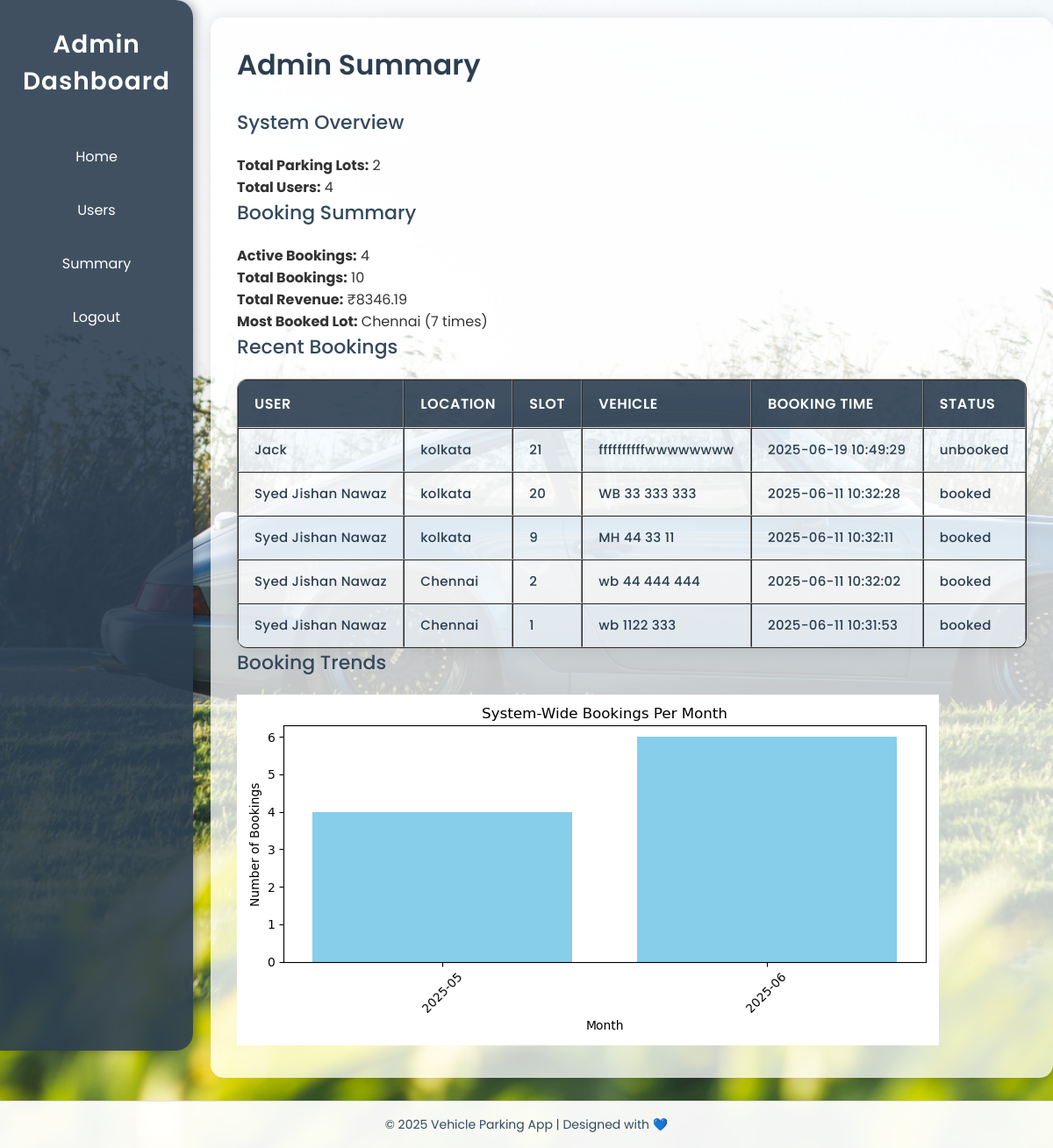
The app's page /admin-summery (signed in) with its own data.
### tables this page shows
CREATE TABLE parking_bookings (
            id INTEGER PRIMARY KEY AUTOINCREMENT,
            slot_id INTEGER NOT NULL,
            lot_id INTEGER NOT NULL,
            user_id INTEGER NOT NULL,
            vehicle_number TEXT NOT NULL,
            location_name TEXT,
            status TEXT NOT NULL DEFAULT 'booked',
            booking_time TIMESTAMP DEFAULT (datetime('now', '+5 hours', '30 minutes')),
            unbooking_time TIMESTAMP,
            total_cost REAL,
            FOREIGN KEY (slot_id) REFERENCES parking_slots(id),
            FOREIGN KEY (lot_id) REFERENCES parking_lots(id),
            FOREIGN KEY (user_id) REFERENCES users(id)
        );

CREATE TABLE users (
            id INTEGER PRIMARY KEY AUTOINCREMENT,
            email TEXT NOT NULL,
            username TEXT NOT NULL,
            password TEXT NOT NULL,
            fullname TEXT NOT NULL,
            address TEXT NOT NULL,
            pincode TEXT NOT NULL,
            slot_id INTEGER
        );

CREATE TABLE parking_slots (
            id INTEGER PRIMARY KEY AUTOINCREMENT,
            parking_lot_id INTEGER NOT NULL,
            slot_number INTEGER NOT NULL,
            status TEXT NOT NULL DEFAULT 'available',
            FOREIGN KEY (parking_lot_id) REFERENCES parking_lots(id)
        );

### app.py (the view)
@app.route('/admin-summery')
def admin_summery():
    if 'admin_id' not in session:
        return redirect(url_for('admin_login'))
    conn = get_db()
    try:
        total_parking_lots = conn.execute('SELECT COUNT(*) as count FROM parking_lots').fetchone()['count']
        total_users = conn.execute('SELECT COUNT(*) as count FROM users').fetchone()['count']
        active_bookings = conn.execute('''
            SELECT * FROM parking_bookings
            WHERE status = 'booked'
        ''').fetchall()
        total_bookings = conn.execute('SELECT COUNT(*) as count FROM parking_bookings').fetchone()['count']
        total_revenue = conn.execute('''
            SELECT SUM(total_cost) as total
            FROM parking_bookings
            WHERE total_cost IS NOT NULL
        ''').fetchone()['total'] or 0.0
        most_booked = conn.execute('''
            SELECT pb.location_name, COUNT(*) as count
            FROM parking_bookings pb
            GROUP BY pb.location_name
            ORDER BY count DESC
            LIMIT 1
        ''').fetchone()
        most_booked_lot = most_booked['location_name'] if most_booked else "None"
        most_booked_count = most_booked['count'] if most_booked else 0
        recent_bookings = conn.execute('''
            SELECT pb.id, pb.location_name, ps.slot_number, pb.vehicle_number,
                   strftime('%Y-%m-%d %H:%M:%S', pb.booking_time) AS booking_time,
                   pb.status, u.fullname
            FROM parking_bookings pb
            JOIN parking_slots ps ON pb.slot_id = ps.id
            JOIN users u ON pb.user_id = u.id
            ORDER BY pb.booking_time DESC
            LIMIT 5
        ''').fetchall()
        chart_path = None
        if plt is not None:
            try:
                bookings_per_month = conn.execute('''
                    SELECT strftime('%Y-%m', booking_time) as month, COUNT(*) as count
                    FROM parking_bookings
                    GROUP BY month
                    ORDER BY month
                ''').fetchall()
                if bookings_per_month:  # Only generate chart if there is data
                    months = [row['month'] for row in bookings_per_month]
                    counts = [row['count'] for row in bookings_per_month]
                    plt.figure(figsize=(8, 4))
                    plt.bar(months, counts, color='skyblue')
                    plt.title('System-Wide Bookings Per Month')
                    plt.xlabel('Month')
                    plt.ylabel('Number of Bookings')
                    plt.xticks(rotation=45)
                    plt.tight_layout()
                    chart_path = 'static/charts/admin_bookings.png'
                    os.makedirs(os.path.dirname(chart_path), exist_ok=True)
                    plt.savefig(chart_path)
                    plt.close()
                    logger.info(f"Chart generated and saved to {chart_path}")
                else:
                    logger.info("No booking data available for chart generation")
            except Exception as e:
                logger.error(f"Error generating chart: {e}")
                chart_path = None
        else:
            logger.info("Skipping chart generation due to missing Matplotlib")
        return render_template('admin-summery.html',
                            total_parking_lots=total_parking_lots,
                            total_users=total_users,
                            active_bookings=active_bookings,
                            total_bookings=total_bookings,
                            total_revenue=total_revenue,
                            most_booked_lot=most_booked_lot,
                            most_booked_count=most_booked_count,
                            recent_bookings=recent_bookings,
                            chart_path=chart_path)
    except DatabaseError as e:
        logger.error(f"Database error in admin_summery: {e}")
        return "Error fetching summary data", 500

### app.py (called while the page is built)
def get_db():
    if 'db' not in g:
        logger.info("Opening database connection for request")
        g.db = database.get_db_connection()
    return g.db

### database.py (called while the page is built)
def get_db_connection():
    conn = sqlite3.connect('parking_app.db')
    conn.row_factory = sqlite3.Row
    return conn

### templates/admin-summery.html (shortened to what this page needs)
<!DOCTYPE html>
<html lang="en">
<head>
  <link href="{{ url_for('static', filename='css/admin-summery.css') }}" rel="stylesheet">
</head>
<body>
  <div class="user-summary">
    <div class="sidebar">
      <h2>Admin Dashboard</h2>
      <a href="{{ url_for('admin_dashboard') }}">Home</a>
      <a href="{{ url_for('admin_users') }}">Users</a>
      <a href="{{ url_for('admin_summery') }}">Summary</a>
      <a href="{{ url_for('admin_login') }}">Logout</a>
    </div>
    <div class="main-content">
      <h1>Admin Summary</h1>
      <div class="profile-overview">
        <h2>System Overview</h2>
        <p><strong>Total Parking Lots:</strong> {{ total_parking_lots }}</p>
        <p><strong>Total Users:</strong> {{ total_users }}</p>
      </div>
      <div class="booking-summary">
        <h2>Booking Summary</h2>
        <p><strong>Active Bookings:</strong> {{ active_bookings | length }}</p>
        <p><strong>Total Bookings:</strong> {{ total_bookings }}</p>
        <p><strong>Total Revenue:</strong> ₹{{ "%.2f" | format(total_revenue) }}</p>
        <p><strong>Most Booked Lot:</strong> {{ most_booked_lot }} ({{ most_booked_count }} times)</p>
      </div>
      <div class="recent-bookings">
        <h2>Recent Bookings</h2>
        <table border="1">
          <tr>
            <th>User</th>
            <th>Location</th>
            <th>Slot</th>
            <th>Vehicle</th>
            <th>Booking Time</th>
            <th>Status</th>
          </tr>
          {% for booking in recent_bookings %}
          <tr>
            <td>{{ booking.fullname }}</td>
            <td>{{ booking.location_name }}</td>
            <td>{{ booking.slot_number }}</td>
            <td>{{ booking.vehicle_number }}</td>
            <td>{{ booking.booking_time }}</td>
            <td>{{ booking.status }}</td>
          </tr>
          {% endfor %}
        </table>
      </div>
      {% if chart_path %}
      <div class="booking-chart">
        <h2>Booking Trends</h2>
        <img src="{{ url_for('static', filename=chart_path.split('static/')[1]) }}" alt="Bookings per Month" style="max-width: 100%;">
      </div>
      {% endif %}
    </div>
  </div>
  <div class="footer">
    © 2025 Vehicle Parking App | Designed with 💙
  </div>
</body>
</html>

### static/css/admin-summery.css (style rules this page uses)
* { box-sizing: border-box; margin: 0; padding: 0; }
html, body { font-family: 'Poppins', sans-serif; background: url("/static/proj_10.jpg") no-repeat center center fixed; background-size: cover; display: flex; flex-direction: column; height: 100vh; color: #333; overflow: auto; }
.sidebar { width: 220px; background-color: rgba(45, 62, 80, 0.9); color: #fff; padding: 30px 20px; border-top-right-radius: 20px; border-bottom-right-radius: 20px; box-shadow: 3px 0 12px rgba(0, 0, 0, 0.3); position: fixed; height: 91.5%; top: 0; left: 0; z-index: 1000; display: flex; flex-direction: column; align-items: flex-start; }
.sidebar h2 { font-size: 28px; margin-bottom: 40px; font-weight: 600; text-align: center; color: #ffffff; letter-spacing: 1px; }
.sidebar a { color: #fff; text-decoration: none; padding: 12px 18px; border-radius: 10px; width: 100%; text-align: center; margin-bottom: 12px; transition: background 0.3s ease, transform 0.2s ease; }
.main-content { flex: 1; margin-left: 240px; padding: 30px; margin-top: 20px; background-color: rgba(255, 255, 255, 0.75); border-radius: 15px; box-shadow: 0 4px 20px rgba(0, 0, 0, 0.15); overflow-y: auto; max-height: calc(100vh - 100px); height: calc(100vh - 100px); animation: fadeInUp 0.4s ease-in-out; }
.main-content h1 { font-size: 32px; color: #2c3e50; font-weight: 600; margin-bottom: 25px; }
.main-content h2 { font-size: 22px; color: #34495e; font-weight: 500; margin-bottom: 20px; }
table { width: 100%; border-collapse: separate; border-spacing: 0; margin-top: 20px; border-radius: 12px; overflow: hidden; box-shadow: 0 4px 16px rgba(0, 0, 0, 0.08); font-size: 15px; table-layout: auto; }
table th { background-color: rgba(44, 62, 80, 0.9); color: #ffffff; font-size: 16px; font-weight: 600; text-align: left; padding: 14px 18px; letter-spacing: 0.5px; text-transform: uppercase; border-bottom: 1px solid #ddd; white-space: nowrap; }
table td { background-color: rgba(255, 255, 255, 0.7); color: #2c3e50; font-size: 15px; font-weight: 500; padding: 12px 18px; letter-spacing: 0.3px; line-height: 1.6; vertical-align: middle; border-bottom: 1px solid rgba(0, 0, 0, 0.05); text-align: left; word-wrap: break-word; }
table tr:nth-child(even) td { background-color: rgba(240, 248, 255, 0.6); }
a { color: #2980b9; text-decoration: none; transition: color 0.3s ease; }
.footer { position: fixed; bottom: 0; left: 0; width: 100%; background-color: rgba(255, 255, 255, 0.95); padding: 16px; font-size: 14px; color: #34495e; text-align: center; border-top: 1px solid #ddd; z-index: 999; }

### records on screen
parking_bookings: fullname "Jack", location_name "kolkata", slot_number "21", vehicle_number "ffffffffffwwwwwwww", booking_time "2025-06-19 10:49:29", status "unbooked"
parking_bookings: fullname "Syed Jishan Nawaz", location_name "kolkata", slot_number "20", vehicle_number "WB 33 333 333", booking_time "2025-06-11 10:32:28", status "booked"
parking_bookings: fullname "Syed Jishan Nawaz", location_name "kolkata", slot_number "9", vehicle_number "MH 44 33 11", booking_time "2025-06-11 10:32:11", status "booked"
parking_bookings: fullname "Syed Jishan Nawaz", location_name "Chennai", slot_number "2", vehicle_number "wb 44 444 444", booking_time "2025-06-11 10:32:02", status "booked"
parking_bookings: fullname "Syed Jishan Nawaz", location_name "Chennai", slot_number "1", vehicle_number "wb 1122 333", booking_time "2025-06-11 10:31:53", status "booked"

### other values on screen
{{ total_parking_lots }} "2"
{{ total_users }} "4"
{{ active_bookings | length }} "4"
{{ total_bookings }} "10"
{{ "%.2f" | format(total_revenue) }} "8346.19"
{{ most_booked_lot }} "Chennai"
{{ most_booked_count }} "7"
